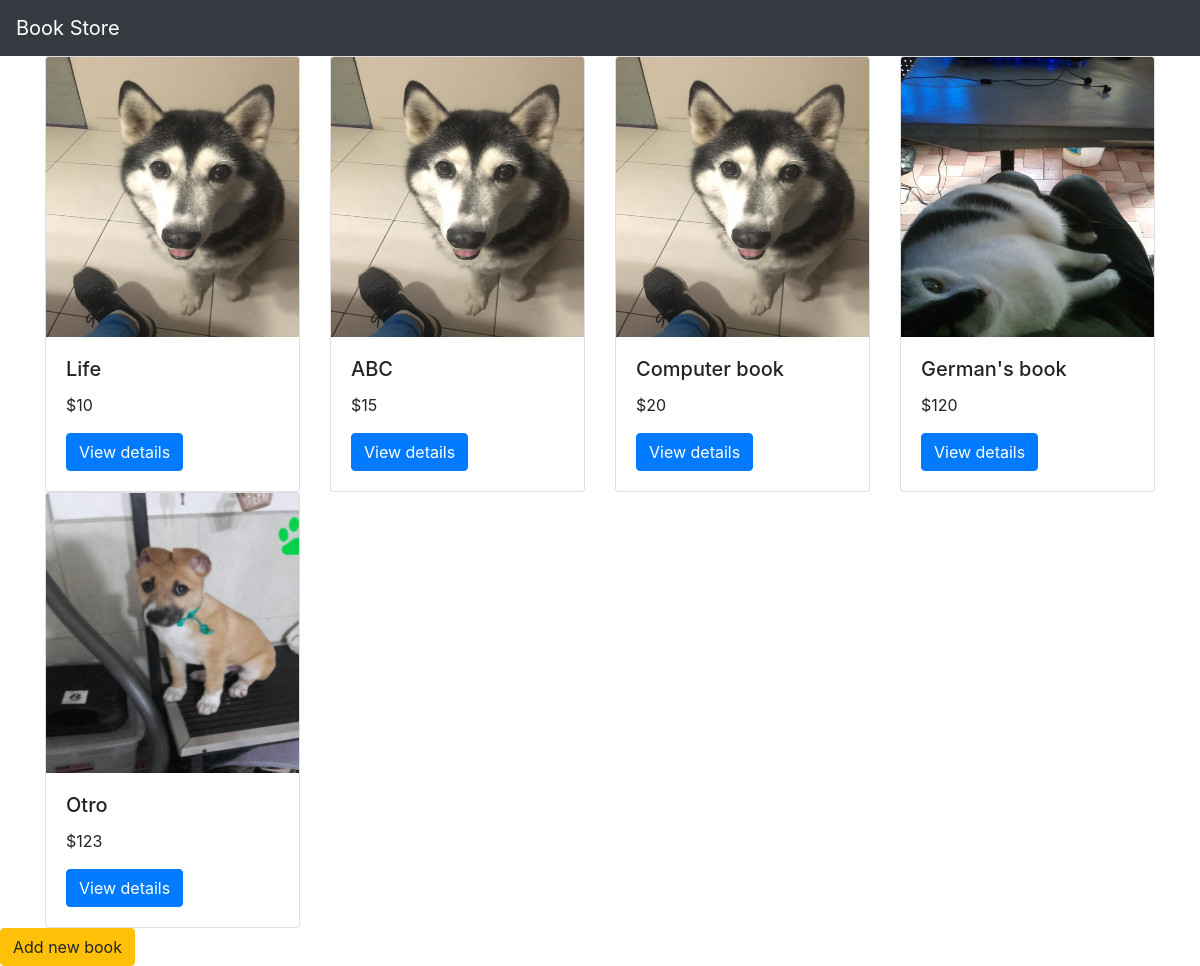
/, run on an earlier commit of the app's database.
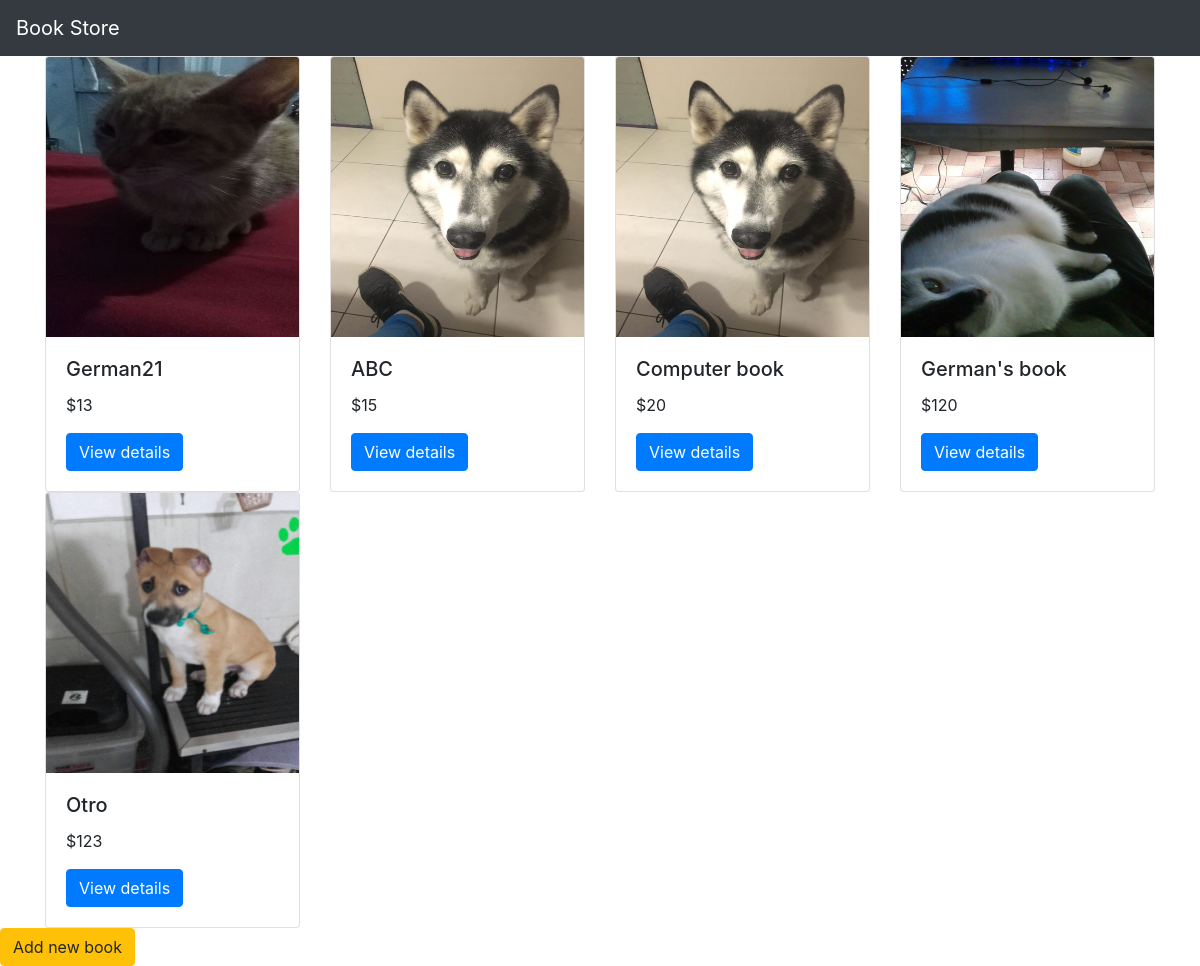
And on a later commit of the database.
### myapp/models.py (models this page shows, shortened)
class Book(models.Model):
    name = models.CharField(max_length=100)
    desc = models.CharField(max_length=300)
    price = models.IntegerField()
    book_image = models.ImageField(default='default.jpg', upload_to='book_images/')

### myapp/views.py (the view)
# urls.py: path('', views.index, name= 'index'),
def index(request):
    book_list = Book.objects.all()
    context = {
        'book_list':book_list
    }
    return render(request,'myapp/index.html', context)

### myapp/templates/myapp/index.html
{% extends 'myapp/base.html' %}
{% block body %}
<div class="container">
    <div class="row">
        {% for book in book_list %}
        <div class="col-md-3">
            <div class="card">
                <img src="{{book.book_image.url}}" class="card-img-top" width="200" height="280">
                <div class="card-body">
                    <h5 class="card-title">{{book.name}}</h5>
                    <p class="card-text">${{book.price}}</p>
                    <a class="btn btn-primary" href="{% url 'myapp:detail' book.id %}">View details</a>
                </div>
            </div>
        </div>
        {% endfor %}
    </div>
</div>
<a class="btn btn-warning" href="{% url 'myapp:add_book' %}">Add new book</a>
{% endblock %}

What changed in the data, as far as the page shows it:
changed Book: book_image: picture added in place of a placeholder; name "Life" → "German21"; price "10" → "13"
